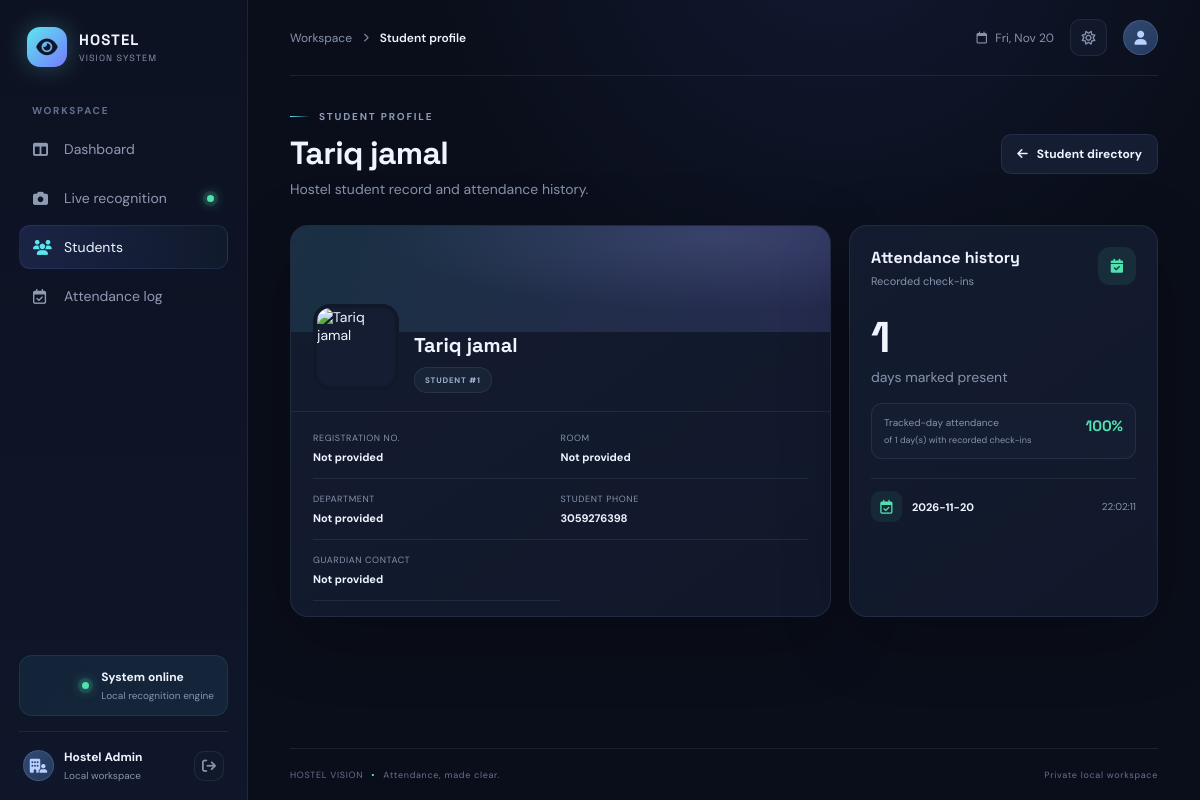
Page /students/1 (signed in) on the committed database.
### tables this page shows
CREATE TABLE students (
                id INTEGER PRIMARY KEY AUTOINCREMENT,
                name TEXT NOT NULL,
                registration_no TEXT NOT NULL DEFAULT '',
                room_no TEXT NOT NULL DEFAULT '',
                department TEXT NOT NULL DEFAULT '',
                phone TEXT NOT NULL DEFAULT '',
                guardian_contact TEXT NOT NULL DEFAULT '',
                photo TEXT NOT NULL DEFAULT '',
                legacy_age TEXT NOT NULL DEFAULT '',
                legacy_notes TEXT NOT NULL DEFAULT '',
                created_at TEXT NOT NULL DEFAULT CURRENT_TIMESTAMP
            );

CREATE TABLE attendance (
                id INTEGER PRIMARY KEY AUTOINCREMENT,
                student_id INTEGER NOT NULL REFERENCES students(id) ON DELETE CASCADE,
                attendance_date TEXT NOT NULL,
                attendance_time TEXT NOT NULL,
                UNIQUE(student_id, attendance_date)
            );

### app.py (the view)
    @app.get("/students/<int:student_id>")
    def student_profile(student_id: int):
        with connect_db(app) as db:
            student = db.execute(
                "SELECT * FROM students WHERE id = ?", (student_id,)
            ).fetchone()
            if student is None:
                return render_template("not_found.html", active="students"), 404
            history = db.execute(
                """
                SELECT attendance_date, attendance_time FROM attendance
                WHERE student_id = ? ORDER BY attendance_date DESC
                """,
                (student_id,),
            ).fetchall()
            count = db.execute(
                "SELECT COUNT(*) AS count FROM attendance WHERE student_id = ?",
                (student_id,),
            ).fetchone()["count"]
            tracked_days = db.execute(
                "SELECT COUNT(DISTINCT attendance_date) FROM attendance"
            ).fetchone()[0]
        student_data = _student_dict(student)
        return render_template(
            "profile.html",
            active="students",
            student=student_data,
            history=history,
            attendance_count=count,
            attendance_percentage=(
                round(count * 100 / tracked_days) if tracked_days else None
            ),
            tracked_days=tracked_days,
            photo_url=student_data["photo_url"],
        )

### app.py (called while the page is built)
def connect_db(app: Flask) -> sqlite3.Connection:
    connection = sqlite3.connect(
        app.config["DATABASE_PATH"], factory=ClosingConnection
    )
    connection.row_factory = sqlite3.Row
    connection.execute("PRAGMA foreign_keys = ON")
    return connection

def _photo_url(photo: str) -> str:
    if photo.startswith("Hostel Student/"):
        return url_for("legacy_photo", filename=photo.split("/", 1)[1])
    if photo.startswith("static/uploads/"):
        return "/" + photo
    return ""

def _student_dict(row: sqlite3.Row) -> dict[str, object]:
    student = dict(row)
    student["photo_url"] = _photo_url(str(student.get("photo", "")))
    return student

    def __exit__(self, exception_type, exception_value, traceback):
        try:
            return super().__exit__(exception_type, exception_value, traceback)
        finally:
            self.close()

### templates/profile.html (shortened to what this page needs)
{% extends "base.html" %}
{% block section %}Student profile{% endblock %}
{% block content %}
<div class="page-heading"><div><p class="eyebrow"><span class="eyebrow-line"></span> STUDENT PROFILE</p><h1>{{ student.name }}</h1><p class="muted">Hostel student record and attendance history.</p></div><a class="button button-quiet" href="{{ url_for('students_page') }}"><i class="fa-solid fa-arrow-left"></i> Student directory</a></div>
<div class="profile-layout"><article class="panel profile-card"><div class="profile-cover"></div><div class="profile-main">{% if photo_url %}<img class="profile-photo" src="{{ photo_url }}" alt="{{ student.name }}">{% else %}<span class="profile-photo profile-placeholder"><i class="fa-solid fa-user"></i></span>{% endif %}<div><h2>{{ student.name }}</h2><span class="pill">STUDENT #{{ student.id }}</span></div></div><div class="detail-grid"><div><small>REGISTRATION NO.</small><b>{{ student.registration_no or "Not provided" }}</b></div><div><small>ROOM</small><b>{{ student.room_no or "Not provided" }}</b></div><div><small>DEPARTMENT</small><b>{{ student.department or "Not provided" }}</b></div><div><small>STUDENT PHONE</small><b>{{ student.phone or "Not provided" }}</b></div><div><small>GUARDIAN CONTACT</small><b>{{ student.guardian_contact or "Not provided" }}</b></div></div></article><article class="panel profile-attendance"><div class="panel-heading"><div><h2>Attendance history</h2><p class="muted">Recorded check-ins</p></div><span class="stat-icon green"><i class="fa-solid fa-calendar-check"></i></span></div><strong class="profile-total">{{ attendance_count }}</strong><span class="muted">days marked present</span><div class="profile-rate"><span>Tracked-day attendance</span><b>{% if attendance_percentage is not none %}{{ attendance_percentage }}%{% else %}—{% endif %}</b><small>of {{ tracked_days }} day(s) with recorded check-ins</small></div><div class="history-list">{% for record in history %}<div class="history-item"><span class="history-icon"><i class="fa-regular fa-calendar-check"></i></span><b>{{ record.attendance_date }}</b><time>{{ record.attendance_time }}</time></div>{% else %}<p class="muted">No attendance records yet.</p>{% endfor %}</div></article></div>
{% endblock %}

### templates/base.html (shortened to what this page needs)
<!doctype html>
<html lang="en">
<head>
  <link href="https://cdnjs.cloudflare.com/ajax/libs/font-awesome/6.5.2/css/all.min.css" rel="stylesheet">
  <link rel="stylesheet" href="{{ url_for('static', filename='css/style.css') }}">
  <link rel="stylesheet" href="{{ url_for('static', filename='css/refinements.css') }}">
</head>
<body>
  <div class="app-shell">
    <aside class="sidebar">
      <a class="brand" href="{{ url_for('dashboard') }}">
        <span class="brand-mark"><i class="fa-solid fa-eye"></i></span>
        <span><strong>HOSTEL</strong><small>VISION SYSTEM</small></span>
      </a>
      <div class="nav-caption">WORKSPACE</div>
      <nav class="main-nav" aria-label="Main navigation">
        <a class="{{ 'active' if active == 'dashboard' else '' }}" href="{{ url_for('dashboard') }}"><i class="fa-solid fa-table-columns"></i> Dashboard</a>
        <a class="{{ 'active' if active == 'recognition' else '' }}" href="{{ url_for('recognition_page') }}"><i class="fa-solid fa-camera"></i> Live recognition <span class="live-dot"></span></a>
        <a class="{{ 'active' if active == 'students' else '' }}" href="{{ url_for('students_page') }}"><i class="fa-solid fa-users"></i> Students</a>
        <a class="{{ 'active' if active == 'attendance' else '' }}" href="{{ url_for('attendance_page') }}"><i class="fa-regular fa-calendar-check"></i> Attendance log</a>
      </nav>
      <div class="sidebar-bottom">
        <div class="system-card"><span class="status-pulse"></span><div><b>System online</b><small>Local recognition engine</small></div></div>
        <div class="sidebar-user"><span class="avatar avatar-small"><i class="fa-solid fa-building-user"></i></span><div><b>Hostel Admin</b><small>Local workspace</small></div><form action="{{ url_for('logout') }}" method="post"><input type="hidden" name="csrf_token" value="{{ csrf_token }}"><button class="icon-button" aria-label="Sign out"><i class="fa-solid fa-arrow-right-from-bracket"></i></button></form></div>
      </div>
    </aside>
    <main class="main-area">
      <header class="topbar">
        <div class="breadcrumb"><span>Workspace</span><i class="fa-solid fa-chevron-right"></i><strong>{% block section %}Dashboard{% endblock %}</strong></div>
        <div class="topbar-actions">
          <span class="today-label"><i class="fa-regular fa-calendar"></i> <span id="today-label"></span></span>
          <button class="icon-button" id="theme-toggle" aria-label="Toggle light theme"></button>
          <a class="avatar" href="{{ url_for('students_page') }}" aria-label="Student directory"><i class="fa-solid fa-user"></i></a>
        </div>
      </header>
      <section class="page-content">{% block content %}{% endblock %}</section>
      <footer class="footer"><span>HOSTEL VISION <span class="footer-dot">•</span> Attendance, made clear.</span><span>Private local workspace</span></footer>
    </main>
  </div>
</body>
</html>

### static/css/refinements.css (style rules this page uses)
.sidebar-user form { margin-left:auto }
.sidebar-user form .icon-button { height:30px;width:30px }
.profile-rate { background:var(--panel-2);border:1px solid var(--line);border-radius:11px;display:grid;grid-template-columns:1fr auto;gap:5px;margin-top:17px;padding:12px }
.profile-rate span { color:var(--muted);font-size:10px }
.profile-rate b { color:var(--green);font-family:'Space Grotesk',sans-serif;font-size:15px;grid-column:2;grid-row:1/3 }
.profile-rate small { color:var(--muted);font-size:9px }

### rows in the picture
students: name "Tariq jamal", id "1", registration_no "Not provided", room_no "Not provided", department "Not provided", phone "3059276398", guardian_contact "Not provided"
attendance: attendance_date "2026-11-20", attendance_time "22:02:11"

### other values in the picture
{{ attendance_count }} "1"
{{ attendance_percentage }} "100"
{{ tracked_days }} "1"
